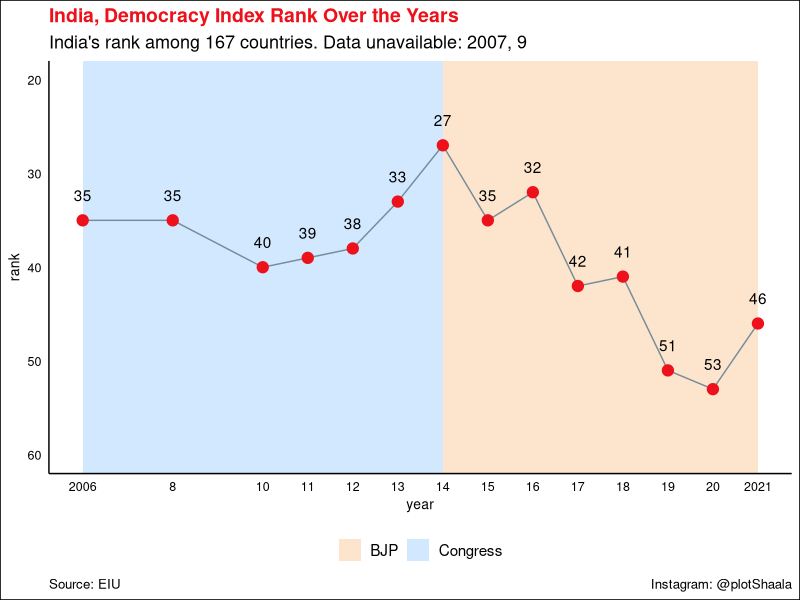

This chart was generated by the following R code:

# Libraries
library(ggplot2)
library(ggthemes)
library(dplyr)

# Variables
partyColor <- c("#F97D09",  "#1e90ff")
titleColor <- "#EC111A"
displayResolution <- 600
lineColor <- "#758D99"

# set working directory and read the file
setwd("/Users/sanjaynoronha/Desktop/R")
df <- read.csv("Fig2_Democracy_Index_India.csv")

# print the file to see the contents
df

# ggplot the data
p <- ggplot(df, aes(x=year, y= rank)) +
  geom_rect(data = df, aes(xmin = year, xmax = year_end, fill = party), ymin =-Inf, ymax = Inf, alpha = 0.2) +
  geom_text(aes(label = rank), vjust = - 1.6) +
  geom_line(color = lineColor) +
  geom_point(size = 3.5, color = titleColor) +
  scale_y_reverse(limits = c(60, 20)) + #Ref: https://r-graphics.org/recipe-axes-reverse
  scale_x_continuous(  breaks    =c(2006, 2008, 2010, 2011, 2012, 2013, 2014, 2015, 2016, 2017, 2018, 2019, 2020, 2021)
                       , labels = c(2006, 8, 10, 11, 12, 13, 14, 15, 16, 17, 18, 19, 20, 2021)) +
  scale_fill_manual(values = partyColor) + 

# this is our base theme
theme_clean() +
  
# customize the base theme
  labs(
    title = "India, Democracy Index Rank Over the Years"
    , subtitle = "India's rank among 167 countries. Data unavailable: 2007, 9"
    , caption = c("Instagram: @plotShaala", "Source: EIU" )
  ) +
  
  theme(
    plot.caption = element_text(hjust=c(1, 0))
    , plot.title = element_text(colour = titleColor)
  ) +
  
  theme(
    panel.grid.major.x =   element_blank()
    , panel.grid.major.y =  element_blank()
    , panel.grid.minor.x =  element_blank()
    , panel.grid.minor.y = element_blank()
  ) +
  
  theme(
    axis.ticks = element_blank()
  ) +
  
  theme(
    legend.title = element_blank()
    , legend.position="bottom"
    , legend.background = element_blank()
  ) 

# save plot in high resolution
ggsave(plot = p,  width = 5.6, height = 4.8 ,dpi = displayResolution, filename = "Fig2_Democracy_Index_India.png")


